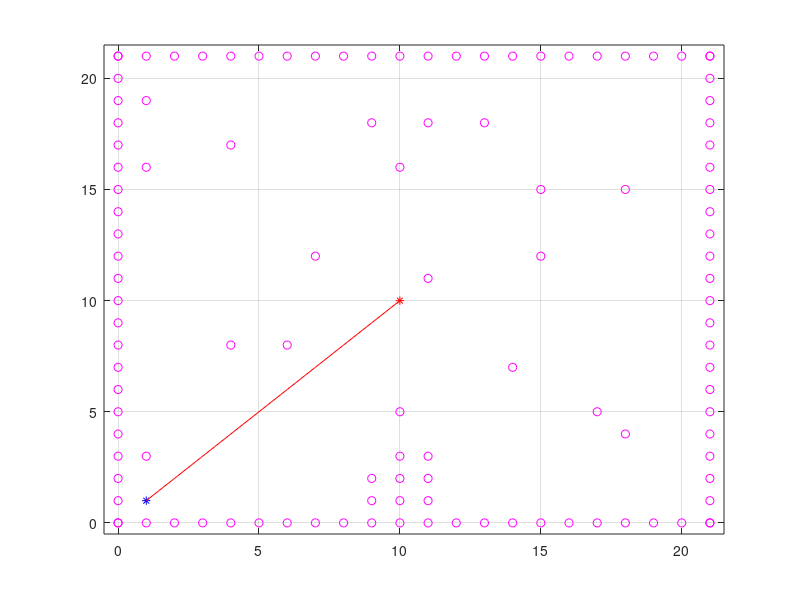

This figure's MATLAB source:
function [] = AStarSample()
%AStarSample() A*法による最短経路探索プログラム
%
% Author: Atsushi Sakai
%
% Copyright (c) 2014, Atsushi Sakai
% All rights reserved.
% License : Modified BSD Software License Agreement
clear all;
close all;
disp('A Star Path Planning start!!');

%パラメータ
p.start=[10,10];  %スタート地点
p.goal=[1,1];  %ゴール地点
p.XYMAX=20;     %マップの最大縦横

%境界データの取得
obstacle=GetBoundary(p);

%障害物データの取得 境界データと合わせて取得する
nObstacle=20;%障害物の数
obstacle=GetObstacle(nObstacle,obstacle,p);

%最短経路を生成
path=AStar(obstacle,p);

%グラフ作成
figure(1)
if length(obstacle)>=1
    plot(obstacle(:,1),obstacle(:,2),'om');hold on;
end
plot(p.start(1),p.start(2),'*r');hold on;
plot(p.goal(1),p.goal(2),'*b');hold on;
if length(path)>=1
    plot(path(:,1),path(:,2),'-r');hold on;
end
axis([0-0.5 p.XYMAX+1+0.5 0-0.5 p.XYMAX+1+0.5])
grid on;

end

function path=AStar(obstacle,p)
% A*法によって最短経路を探索するプログラム
% 最短経路のパスの座標リストを返す

path=[];%パス
%計算中ノード情報格納用[x,y,cost,px(親ノード),py(親ノード)] startノードを格納する
open=[p.start(1) p.start(2) h(p.start,p.goal) p.start(1) p.start(2)];
close=[];%計算済みノード情報格納用

%隣接ノードへの移動モデル これを変えることでロボットの移動を指定できる
next=MotionModel();

findFlag=false;%ゴール発見フラグ

while ~findFlag
      %openにデータがない場合はパスが見つからなかった。  
      if isempty(open(:,1)) disp('No path to goal!!'); return; end
      %openなノードの中で最もコストが小さいものを選ぶ
      [Y,I] = sort(open(:,3));
      open=open(I,:);
      
      %ゴール判定
      if isSamePosi(open(1,1:2),p.goal)
          disp('Find Goal!!');
          %ゴールのノードをCloseの先頭に移動
          close=[open(1,:);close];open(1,:)=[];
          findFlag=true;
          break;
      end
      
      for in=1:length(next(:,1))
          %隣接ノードの位置とコストの計算
          m=[open(1,1)+next(in,1) open(1,2)+next(in,2) open(1,3)];
          m(3)=m(3)+1+h(m(1:2),p.goal)-h(open(1,1:2),p.goal);%コストの計算
          
          %隣接ノードが障害物だったら次のノードを探す
          if isObstacle(m,obstacle) continue; end
          
          %openとcloseのリストの中にmが含まれるかを探索
          [flag, targetInd]=FindList(m,open,close);

          if flag==1 %openリストにある場合
              if m(3)<open(targetInd,3)
                  open(targetInd,3)=m(3);
                  open(targetInd,4)=open(1,1);
                  open(targetInd,5)=open(1,2);
              end
          elseif flag==2 %closeリストにある場合
              if m(3)<close(targetInd,3)
                  %親ノードの更新
                  close(targetInd,4)=open(1,1);
                  close(targetInd,5)=open(1,2);
                  open=[open; close(targetInd,:)];
                  close(targetInd,:)=[];%Openリストに移動
              end
          else %どちらにも無い場合
              %openリストに親ノードのインデックスと共に追加
              open=[open;[m open(1,1) open(1,2)]];
          end
      end

      %隣接ノード計算したopenノードはcloseノードへ移動
      if findFlag==false
          close=[close; open(1,:)];
          open(1,:)=[];
      end
      
      %パス探索のステップ動画
      %animation(open,close,p,obstacle);

end

%最短パスの座標リストを取得
path=GetPath(close,p.start);

end

function result=h(a,b)
%ヒューリスティック関数
%ここでは二次元空間のa,bのノルム距離
result=norm(a-b);

end

function obstacle=GetObstacle(nob,obstacle,p)
%乱数で指定された個数の障害物を作成し、
%それらの中からスタートorゴール地点に配置されたもの以外を返す関数

%乱数で障害物を作成
ob=round(rand([nob,2])*p.XYMAX);

%スタート地点とゴールに障害物が配置された場合は省く
removeInd=[];%削除する障害物のインデックス格納用リスト
for io=1:length(ob(:,1))
    if(isSamePosi(ob(io,:),p.start) || isSamePosi(ob(io,:),p.goal))
        removeInd=[removeInd;io];
    end   
end
ob(removeInd,:)=[];%リスト

obstacle=[obstacle;ob];

end

function result=isSamePosi(a,b)
%2x1のベクトルが同じかどうかを判断する関数
result=false;
if a(1)==b(1) && a(2)==b(2)
    result=true;
end
end

function boundary=GetBoundary(p)
% エリア境界データの取得
boundary=[];
for i1=0:(p.XYMAX+1)
    boundary=[boundary;[0 i1]];
end
for i2=0:(p.XYMAX+1)
    boundary=[boundary;[i2 0]];
end
for i3=0:(p.XYMAX+1)
    boundary=[boundary;[p.XYMAX+1 i3]];
end
for i4=0:(p.XYMAX+1)
    boundary=[boundary;[i4 p.XYMAX+1]];
end
boundary=[boundary;[11 11]];
boundary=[boundary;[9 1]];
boundary=[boundary;[10 2]];
boundary=[boundary;[11 3]];
boundary=[boundary;[10 1]];
boundary=[boundary;[11 2]];
boundary=[boundary;[11 1]];

end

function animation(open,close,p,obstacle)
% 探索の様子を逐次的に表示する関数

figure(1)
if length(obstacle)>=1
    plot(obstacle(:,1),obstacle(:,2),'om');hold on;
end
plot(p.start(1),p.start(2),'*r');hold on;
plot(p.goal(1),p.goal(2),'*b');hold on;
plot(open(:,1),open(:,2),'xr');hold on;
plot(close(:,1),close(:,2),'xk');hold on;

axis([0-0.5 p.XYMAX+1+0.5 0-0.5 p.XYMAX+1+0.5])
grid on;
pause;

end

function flag=isObstacle(m,obstacle)

for io=1:length(obstacle(:,1))
    if isSamePosi(obstacle(io,:),m(1:2))
        flag=true;return;
    end
end
flag=false;%障害物ではない
end

function next=MotionModel()
%隣接ノードへの移動モデル これを変えることでロボットの移動を指定できる
next=[1 1
      1 0
      0 1
      -1 0
      0 -1
      -1 -1];
end

function path=GetPath(close,start)
%スタートからゴールまでの座標リストを取得する関数
ind=1;%goalはcloseリストの先頭に入っている
path=[];
while 1
    %座標をリストに登録
    path=[path; close(ind,1:2)];
    
    %スタート地点まで到達したか判断
    if isSamePosi(close(ind,1:2),start)   
        break;
    end
    
    %closeリストの中で親ノードを探す
    for io=1:length(close(:,1))
        if isSamePosi(close(io,1:2),close(ind,4:5))
            ind=io;
            break;
        end
    end
end

end

function [flag, targetInd]=FindList(m,open,close)
    targetInd=0;
    %openリストにあるか?
    if ~isempty(open)
        for io=1:length(open(:,1))
            if isSamePosi(open(io,:),m(1:2))
                flag=1;
                targetInd=io;
                return;
            end
        end
    end
    %closeリストにあるか?
    if ~isempty(close)
        for ic=1:length(close(:,1))
            if isSamePosi(close(ic,:),m(1:2))
                flag=2;
                targetInd=ic;
                return;
            end
        end
    end
    %どちらにも無かった
    flag=3;return;
end
